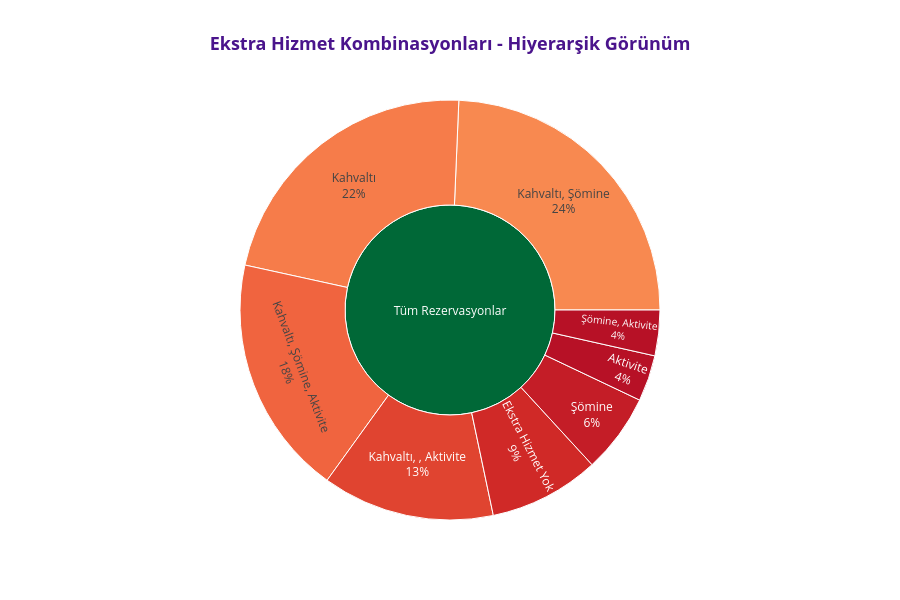

Notebook source saved alongside this figure:
### Markdown cell above
### 📊 **İnteraktif Hizmet Analizi: Plotly Sunburst**

### Code cell
# Hizmet kombinasyonları için Sunburst chart
# Veri hazırlama
sunburst_data = []

# Ana kategori: Toplam
sunburst_data.append({
    'labels': 'Tüm Rezervasyonlar',
    'parents': '',
    'values': len(df)
})

# İkinci seviye: Hizmet paketi kombinasyonları (top 8)
top_kombinasyonlar = kombinasyon_dagilim.head(8)
for kombin, sayi in top_kombinasyonlar.items():
    sunburst_data.append({
        'labels': kombin if len(kombin) < 30 else kombin[:27] + '...',
        'parents': 'Tüm Rezervasyonlar',
        'values': sayi
    })

# DataFrame'e çevirme
sunburst_df = pd.DataFrame(sunburst_data)

# Sunburst chart oluşturma
fig = go.Figure(go.Sunburst(
    labels=sunburst_df['labels'],
    parents=sunburst_df['parents'],
    values=sunburst_df['values'],
    branchvalues="total",
    marker=dict(
        colorscale='RdYlGn',
        cmid=len(df)/2
    ),
    hovertemplate='<b>%{label}</b><br>Rezervasyon: %{value:,}<br>Oran: %{percentParent}<extra></extra>',
    textinfo='label+percent parent'
))

fig.update_layout(
    title=dict(
        text='<b>Ekstra Hizmet Kombinasyonları - Hiyerarşik Görünüm</b>',
        font=dict(size=18, color='#4A148C'),
        x=0.5,
        xanchor='center'
    ),
    height=600,
    template='plotly_white'
)

fig.show()

print("✅ İnteraktif sunburst chart oluşturuldu!")

### Figure 1 — Plotly figure (JSON) as saved in the notebook; plotly's stock layout.template omitted (floating-point values rounded to 4 significant figures)
{"data": [{"branchvalues": "total", "hovertemplate": "<b>%{label}</b><br>Rezervasyon: %{value:,}<br>Oran: %{percentParent}<extra></extra>", "labels": ["Tüm Rezervasyonlar", "Kahvaltı, Şömine", "Kahvaltı", "Kahvaltı, Şömine, Aktivite", "Kahvaltı, , Aktivite", "Ekstra Hizmet Yok", "Şömine", "Aktivite", "Şömine, Aktivite"], "marker": {"cmid": 17280.0, "colorscale": [[0, "rgb(165,0,38)"], [0.1, "rgb(215,48,39)"], [0.2, "rgb(244,109,67)"], [0.3, "rgb(253,174,97)"], [0.4, "rgb(254,224,139)"], [0.5, "rgb(255,255,191)"], [0.6, "rgb(217,239,139)"], [0.7, "rgb(166,217,106)"], [0.8, "rgb(102,189,99)"], [0.9, "rgb(26,152,80)"], [1, "rgb(0,104,55)"]]}, "parents": ["", "Tüm Rezervasyonlar", "Tüm Rezervasyonlar", "Tüm Rezervasyonlar", "Tüm Rezervasyonlar", "Tüm Rezervasyonlar", "Tüm Rezervasyonlar", "Tüm Rezervasyonlar", "Tüm Rezervasyonlar"], "textinfo": "label+percent parent", "type": "sunburst", "values": [34563, 8409, 7685, 6389, 4583, 2943, 2114, 1228, 1212]}], "layout": {"height": 600, "title": {"font": {"color": "#4A148C", "size": 18}, "text": "<b>Ekstra Hizmet Kombinasyonları - Hiyerarşik Görünüm</b>", "x": 0.5, "xanchor": "center"}}}
